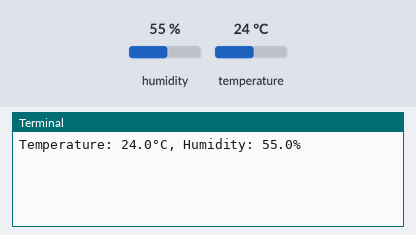
Recording of a program running on a simulated Raspberry Pi (BCM pin numbers). On the bench: the last lines printed to the terminal. The test bench sets the inputs (shaded band); at power-on: humidity 55 %, temperature 24 °C.

Above: at 1.2 s.
1.3 s: humidity set to 22 %
3.1 s: temperature set to 12 °C
At 4.0 s:
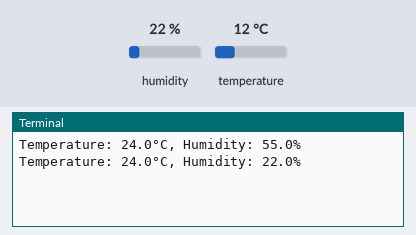
4.9 s: humidity set to 40 %
At 6.9 s:
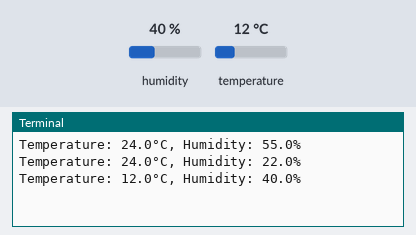
Timing chart, 0 to 8.4 s (numbered marks = the images above; inputs shaded):
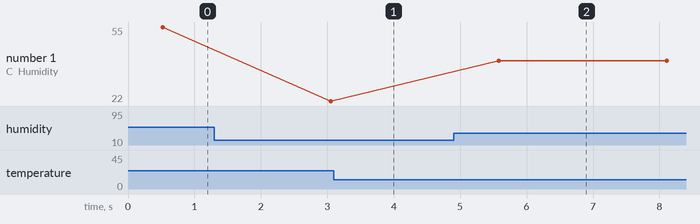

The program:

blynk1.py
```python
import blynklib
import Adafruit_DHT
import time

# Blynk authentication token (replace with your own token)
BLYNK_AUTH = "9-gRD1rc7WZI29K48rDXG5f7xXZ39lLm"

# Set your DHT11 sensor type and GPIO pin number
DHT_SENSOR = Adafruit_DHT.DHT11
DHT_PIN = 17

# Initialize Blynk with your authentication token
blynk = blynklib.Blynk(BLYNK_AUTH)

def read_dht11():
    # Read DHT11 sensor values
    humidity, temperature = Adafruit_DHT.read_retry(DHT_SENSOR, DHT_PIN)
    return humidity, temperature

@blynk.handle_event('write V1')
def write_virtual_pin_handler(pin, value):
    # This function will be called whenever the V1 virtual pin value is updated in the Blynk app.
    # You can use this to trigger actions on the hardware.
    pass

def main():
    try:
        while True:
            # Read DHT11 sensor values
            humidity, temperature = read_dht11()

            # Check if DHT11 sensor read the data successfully
            if humidity is not None and temperature is not None:
                # Print values to the console
                print("Temperature: {}°C, Humidity: {}%".format(temperature, humidity))

                # Send sensor values to Blynk app
                blynk.virtual_write(0, temperature)  # Virtual Pin V0 for temperature
                blynk.virtual_write(1, humidity)     # Virtual Pin V1 for humidity
            else:
                # Failed to read data from the DHT11 sensor
                print("Failed to read data from DHT11 sensor.")

            # Wait for 2 seconds before reading again
            time.sleep(2)

            # Process any pending Blynk events
            blynk.run()

    except KeyboardInterrupt:
        print("Exiting...")

if __name__ == "__main__":
    main()
```

Measured:
- after the input at 4.9 s, the terminal: prints a new line after 0.68 s (image 2)
- plotted number 1: 55 → 22 after the input at 1.3 s, 22 → 40 after the input at 4.9 s
